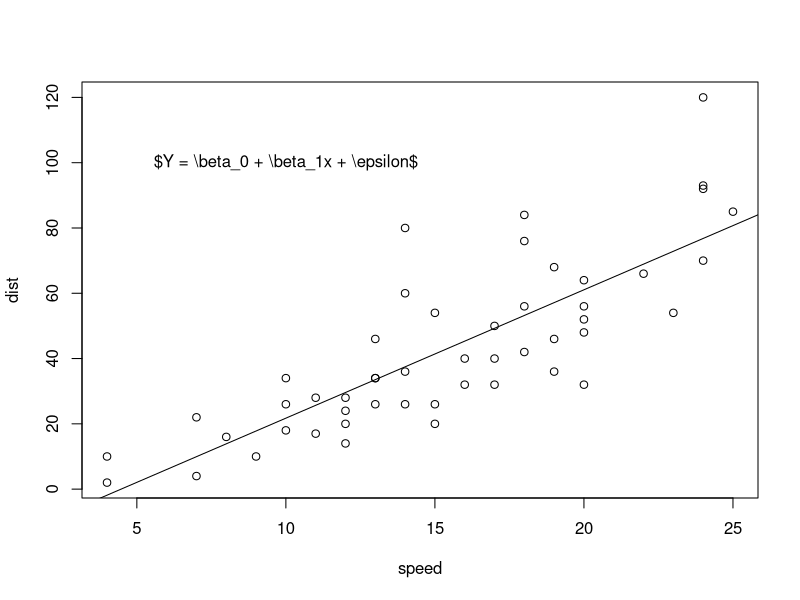
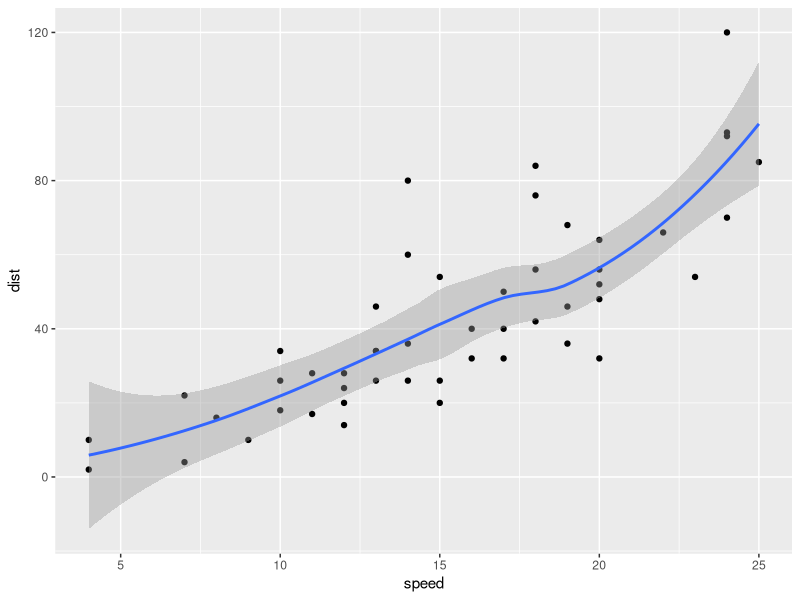

Reproduce these figures in R, in order. (Note: this script raises an error after producing the figures.)

fit <- lm(dist ~ speed, data = cars) # linear regression par(mar = c(4, 4, 1, 0.1), mgp = c(2, 1, 0))
with(cars, plot(speed, dist, panel.last = abline(fit))) 
text(10, 100, "$Y = \\beta_0 + \\beta_1x + \\epsilon$") 
library(ggplot2)
qplot(speed, dist, data = cars) + geom_smooth()

x <- mmseg4j("经济学院全体学生：
为进一步规范经济学院学生教学科研与日常管理工作，维护正常教学管理秩序，根据教育部《高等学校学生管理规定》（教育部令第21号）、《厦门大学研究生学籍管理规定》（2009年7月修订）、《厦门大学学生违纪处分规定》（2005年8月修订）和《厦门大学经济学院教学管理条例》（2011年3月修订），现通知如下：
经济学院全体在读学生（以下简称“学生”）必须参加学校、学院规定的各项教学管理活动，不得无故缺席，在正常教学管理时间内不得擅自离校。
二、 学生请假形式包括缺席或离校，参加教学实习的不在此列。
三、 学生因事（病）缺席或离校，必须严格按照《厦门大学经济学院教学管理条例》的规定，如实填写《厦门大学学生请假单》（本科生）或《厦门大学研究生请假单》，履行请销假手续；离校者，应在请假手续中明确去向和离返校时间。
四、 学生因事（病）请假，必须出具相关证明，其中因病缺席或离校，请假时需附中山医院演武分院（原厦大医院）或其他二级甲等以上医院证明。
五、 学生应提前两个工作日提交请假材料；遇到特殊情况来不及履行请假手续的，最迟应在请假当天向教学秘书当面或电话告知其请假原因，教学秘书有权决定是否予以申报或批准；请假获批的应在请假时间结束后的第一个工作日向学院补交请假材料。
六、 学生请假获批后，请假单必须交辅导员备案，必须把已请假事实告知相关任课教师，并出示请假单复印件，自行协调好学务考务相关事宜。
七、 学生应在请假时间截止后第一天向教学秘书当面销假；如遇非工作日，学生需先向辅导员电话确认返校情况，并在下一个工作日当面向教学秘书销假。
八、 严禁学生在正常教学管理时间内未经许可而擅自外出。
 九、 严禁学生在正常教学管理时间内未经许可擅自组织集体外出。
十、发生以下情况者，将视情节严重程度，按规定给予批评教育或纪律处分：
   1、请假事由弄虚作假者；
   2、未经请假而擅自缺席或离校者；
   3、请假未批准而擅自缺席或离校者；
   4、请假时间截止而未按时销假或未按时返校者；
   5、有第九条和第十条情形者。")